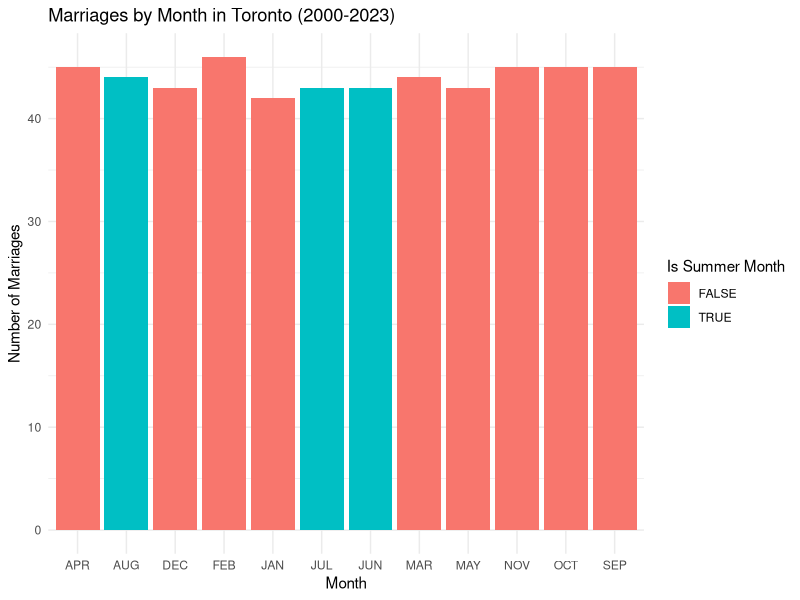

Here is the R script that generated this plot:
## ---- chunk 1
#| include: false
#| warning: false
#| message: false

library(tidyverse)
## ---- chunk 2
#| warning: false
#| message: false
# CREATING BAR CHART for marriages by month

marriage_data <- read_csv("../data/analysis_data/clean_marriage_data.csv")
head(marriage_data)

## ---- chunk 3
#| label: fig-marriagesbymonth
#| fig-cap: "Summer months do not appear to have more marriages"
#| echo: false
#| warning: false
#| message: false

marriage_data %>% ggplot(aes(x = month, y = marriages, fill=is_summer_month)) +
  geom_bar(stat = "identity") +
  labs(title = "Marriages by Month in Toronto (2000-2023)", 
       x = "Month", y = "Number of Marriages", 
       fill = "Is Summer Month") + 
  theme_minimal()

